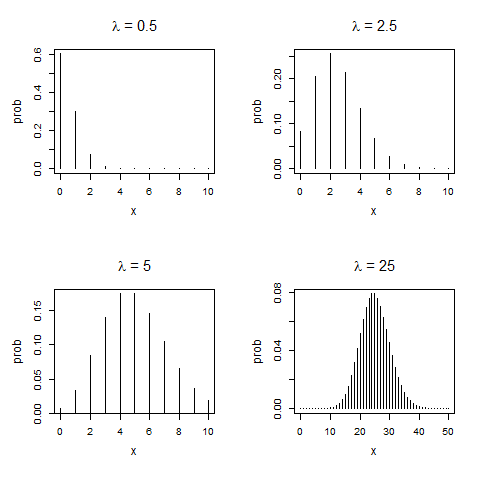

Generate this figure with R:
# setting up the axis label size and margin (bottom, left, top, right) 
par(cex.lab = 1.2, cex.main = 1.6, mar = c(5.5,4.5,4,2)+0.1, mgp = c(2.7,1,0),
    mfrow = c(2, 2), cex.main = (1.5))

# Plot the Poisson distribution for sample size 10 and different lambdas
      n = 10
      x = 0:n
 lambda = 0.5
 
prob = dpois(x, lambda)
plot(x, prob, type = "h", main = expression(paste(lambda," = 0.5")))

# 2nd plot
      n = 10
      x = 0:n
 lambda = 2.5
 
prob = dpois(x, lambda)
plot(x, prob, type = "h", main = expression(paste(lambda," = 2.5")))

# 3rd plot
      n = 10
      x = 0:n
 lambda = 5
 
prob = dpois(x, lambda)
plot(x, prob, type = "h", main = expression(paste(lambda," = 5")))

# 4th: Plot the Poisson distribution for sample size 50
      n = 50
      x = 0:n
 lambda = 25
 
prob = dpois(x, lambda)
plot(x, prob, type = "h", main = expression(paste(lambda," = 25")))
